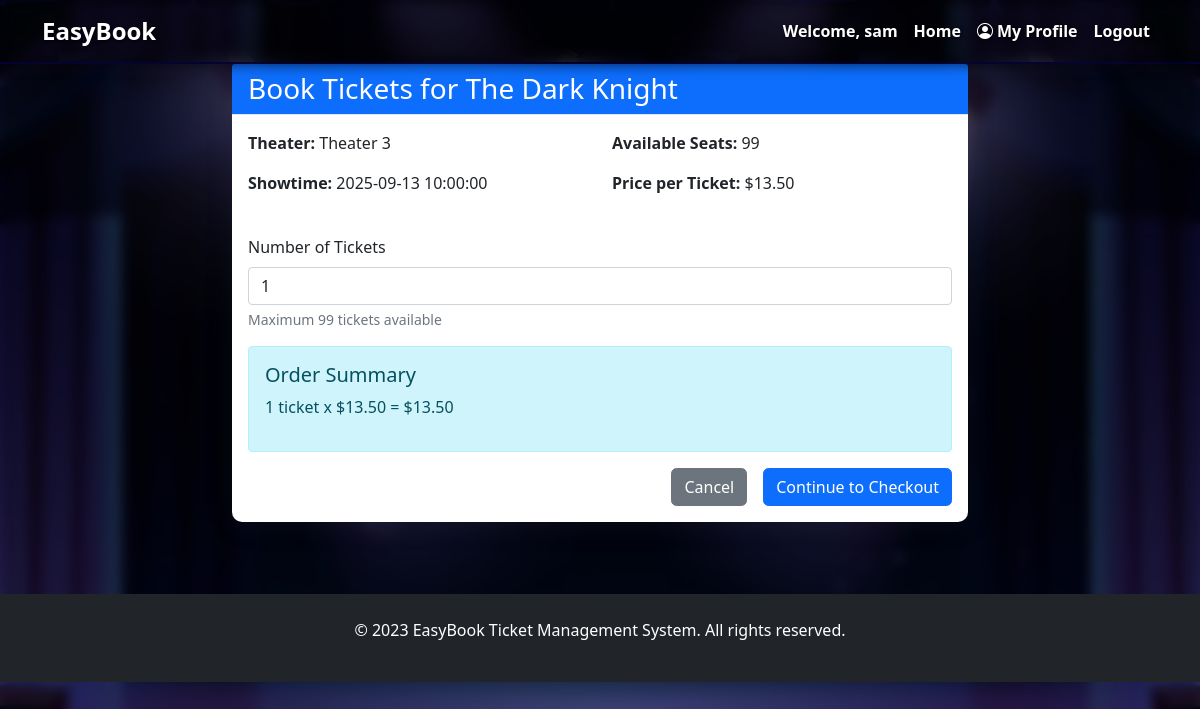
Page /book/53 (signed in) on the committed database.
### tables this page shows
CREATE TABLE movies (
        id INTEGER PRIMARY KEY AUTOINCREMENT,
        title TEXT NOT NULL,
        description TEXT,
        duration INTEGER,
        genre TEXT,
        release_date DATE,
        poster_url TEXT,
        is_active BOOLEAN DEFAULT 1
    );

CREATE TABLE showtimes (
        id INTEGER PRIMARY KEY AUTOINCREMENT,
        movie_id INTEGER NOT NULL,
        showtime DATETIME NOT NULL,
        theater_name TEXT NOT NULL,
        available_seats INTEGER NOT NULL,
        price DECIMAL(5,2) NOT NULL,
        FOREIGN KEY (movie_id) REFERENCES movies (id)
    );

### app.py (the view, shortened to what this page needs)
@app.route('/book/<int:showtime_id>', methods=['GET', 'POST'])
def book_ticket(showtime_id):
    if 'user_id' not in session:
        flash('Please log in to book tickets.', 'error')
        return redirect(url_for('login'))
    conn = get_db_connection()
    showtime = conn.execute(
        'SELECT s.*, m.title FROM showtimes s JOIN movies m ON s.movie_id = m.id WHERE s.id = ?',
        (showtime_id,)
    ).fetchone()
    if not showtime:
        flash('Showtime not found!', 'error')
        return redirect(url_for('movies'))
    conn.close()
    return render_template('book_ticket.html', showtime=showtime)

### app.py (called while the page is built)
def get_db_connection():
    conn = sqlite3.connect('database/movie_ticket.db')
    conn.row_factory = sqlite3.Row
    return conn

### templates/book_ticket.html (shortened to what this page needs)
{% extends "base.html" %}
{% block content %}
<div class="row">
    <div class="col-md-8 mx-auto">
        <div class="card">
            <div class="card-header bg-primary text-white">
                <h3 class="mb-0">Book Tickets for {{ showtime.title }}</h3>
            </div>
            <div class="card-body">
                <div class="row mb-4">
                    <div class="col-md-6">
                        <p><strong>Theater:</strong> {{ showtime.theater_name }}</p>
                        <p><strong>Showtime:</strong> {{ showtime.showtime }}</p>
                    </div>
                    <div class="col-md-6">
                        <p><strong>Available Seats:</strong> <span id="available-seats">{{ showtime.available_seats }}</span></p>
                        <p><strong>Price per Ticket:</strong> $<span id="ticket-price">{{ "%.2f"|format(showtime.price) }}</span></p>
                    </div>
                </div>
                <form method="POST" id="booking-form">
                    <div class="mb-3">
                        <label for="tickets" class="form-label">Number of Tickets</label>
                        <input type="number" class="form-control" id="tickets" name="tickets"
                               min="1" max="{{ showtime.available_seats }}" value="1" required>
                        <div class="form-text">Maximum {{ showtime.available_seats }} tickets available</div>
                    </div>
                    <div class="alert alert-info mt-3">
                        <h5>Order Summary</h5>
                        <p id="order-summary">1 ticket x ${{ "%.2f"|format(showtime.price) }} = ${{ "%.2f"|format(showtime.price) }}</p>
                    </div>
                    <div class="d-grid gap-2 d-md-flex justify-content-md-end">
                        <a href="{{ url_for('movie_details', movie_id=showtime.movie_id) }}" class="btn btn-secondary me-md-2">Cancel</a>
                        <button type="submit" class="btn btn-primary">Continue to Checkout</button>
                    </div>
                </form>
            </div>
        </div>
    </div>
</div>
{% endblock %}

### rows in the picture
movies: title "The Dark Knight"
showtimes: theater_name "Theater 3", showtime "2025-09-13 10:00:00", available_seats "99", price "13.50"

### other values in the picture
{{ session.username }} "sam"
